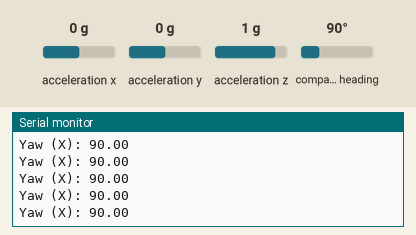
The sketch below on a simulated Arduino Uno, built with avr-gcc and run on an emulated ATmega328P. Parts: the last lines printed to the serial monitor. The inputs (shaded band) are chosen by the test bench; at power-on: compass heading 90°, acceleration x 0 g, acceleration y 0 g, acceleration z 1 g.

Above: at 2.2 s.
2.3 s: compass heading set to 7°
At 2.36 s:
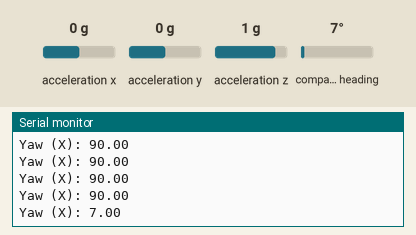
3.8 s: compass heading set to 180°
At 3.81 s:
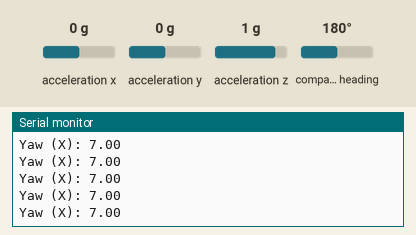
Timing chart, 0 to 6.8 s (numbered marks = the images above; inputs shaded):
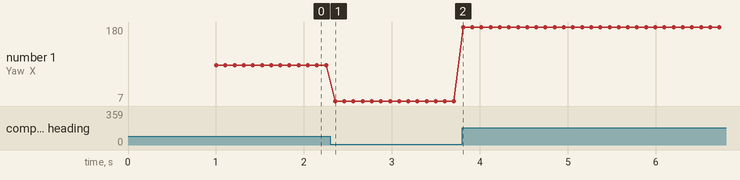

The sketch:

imu.ino
```cpp
#include <Wire.h>
#include <Adafruit_Sensor.h>
#include <Adafruit_BNO055.h>
#include <utility/imumaths.h>
#define BNO055_SAMPLERATE_DELAY_MS (100)
Adafruit_BNO055 bno = Adafruit_BNO055(55, 0x28, &Wire);
void setup() {
  // put your setup code here, to run once:
  Serial.begin(115200);
  Serial.println("Orientation Sensor Test"); Serial.println("");
  /* Initialise the sensor */
  if(!bno.begin())
  {
    /* There was a problem detecting the BNO055 ... check your connections */
    Serial.print("Ooops, no BNO055 detected ... Check your wiring or I2C ADDR!");
    while(1);
  }
 delay(1000);
 bno.setExtCrystalUse(true);

}
void loop() {
  // put your main code here, to run repeatedly:
  uint8_t system,gyro,accel,mg=0;
  bno.getCalibration(&system,&gyro,&accel,&mg);
  sensors_event_t event;
  bno.getEvent(&event);
  imu::Vector<3> euler = bno.getVector(Adafruit_BNO055::VECTOR_EULER);
  Serial.print("Yaw (X): ");
  Serial.print(euler.x(), 2); // Display roll in degrees
  Serial.println("");
  delay(100);


}
```

Measured:
- after the input at 2.3 s, the serial monitor: prints a new line after 0.06 s (image 1)
- plotted number 1: 90 → 7 after the input at 2.3 s, 7 → 180 after the input at 3.8 s
